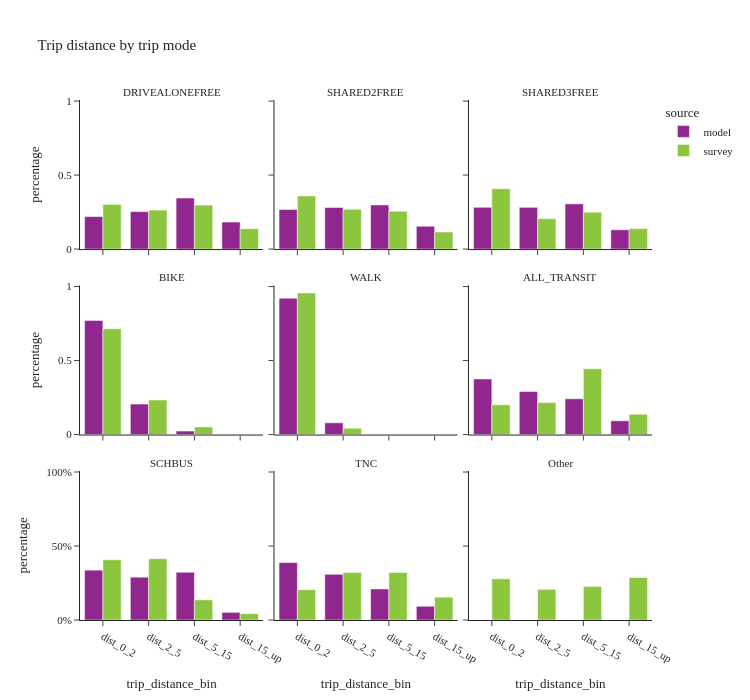

The notebook cell saved with this chart:
### Markdown cell above
## trip destination by mode

### Code cell
util.plot_share_facetbar(trip_data, 'trip_weight', share_col="trip_distance_bin", title="Trip distance by trip mode", 
                            facet_col="trip_mode_transit_agg", facet_col_wrap=3, height=700, orientation='v')

### Figure 1 — Plotly figure (JSON) as saved in the notebook; plotly's stock layout.template omitted (floating-point values rounded to 4 significant figures)
{"data": [{"alignmentgroup": "True", "customdata": [[1384555], [1594928], [2171429], [1150997]], "hovertemplate": "source=model<br>trip_mode_transit_agg=DRIVEALONEFREE<br>trip_distance_bin=%{x}<br>percentage=%{y}<br>sample_size=%{customdata[0]}<extra></extra>", "legendgroup": "model", "marker": {"color": "#91268F", "pattern": {"shape": ""}}, "name": "model", "offsetgroup": "model", "orientation": "v", "showlegend": true, "textposition": "auto", "type": "bar", "x": ["dist_0_2", "dist_2_5", "dist_5_15", "dist_15_up"], "xaxis": "x7", "y": [0.2197, 0.2531, 0.3446, 0.1826], "yaxis": "y7"}, {"alignmentgroup": "True", "customdata": [[644816], [677236], [719082], [370894]], "hovertemplate": "source=model<br>trip_mode_transit_agg=SHARED2FREE<br>trip_distance_bin=%{x}<br>percentage=%{y}<br>sample_size=%{customdata[0]}<extra></extra>", "legendgroup": "model", "marker": {"color": "#91268F", "pattern": {"shape": ""}}, "name": "model", "offsetgroup": "model", "orientation": "v", "showlegend": false, "textposition": "auto", "type": "bar", "x": ["dist_0_2", "dist_2_5", "dist_5_15", "dist_15_up"], "xaxis": "x8", "y": [0.2673, 0.2808, 0.2981, 0.1538], "yaxis": "y8"}, {"alignmentgroup": "True", "customdata": [[470244], [469669], [508914], [216991]], "hovertemplate": "source=model<br>trip_mode_transit_agg=SHARED3FREE<br>trip_distance_bin=%{x}<br>percentage=%{y}<br>sample_size=%{customdata[0]}<extra></extra>", "legendgroup": "model", "marker": {"color": "#91268F", "pattern": {"shape": ""}}, "name": "model", "offsetgroup": "model", "orientation": "v", "showlegend": false, "textposition": "auto", "type": "bar", "x": ["dist_0_2", "dist_2_5", "dist_5_15", "dist_15_up"], "xaxis": "x9", "y": [0.2823, 0.2819, 0.3055, 0.1303], "yaxis": "y9"}, {"alignmentgroup": "True", "customdata": [[159534], [42527], [4776], [49]], "hovertemplate": "source=model<br>trip_mode_transit_agg=BIKE<br>trip_distance_bin=%{x}<br>percentage=%{y}<br>sample_size=%{customdata[0]}<extra></extra>", "legendgroup": "model", "marker": {"color": "#91268F", "pattern": {"shape": ""}}, "name": "model", "offsetgroup": "model", "orientation": "v", "showlegend": false, "textposition": "auto", "type": "bar", "x": ["dist_0_2", "dist_2_5", "dist_5_15", "dist_15_up"], "xaxis": "x4", "y": [0.7711, 0.2056, 0.02309, 0.0002368], "yaxis": "y4"}, {"alignmentgroup": "True", "customdata": [[1473863], [126186], [63]], "hovertemplate": "source=model<br>trip_mode_transit_agg=WALK<br>trip_distance_bin=%{x}<br>percentage=%{y}<br>sample_size=%{customdata[0]}<extra></extra>", "legendgroup": "model", "marker": {"color": "#91268F", "pattern": {"shape": ""}}, "name": "model", "offsetgroup": "model", "orientation": "v", "showlegend": false, "textposition": "auto", "type": "bar", "x": ["dist_0_2", "dist_2_5", "dist_5_15"], "xaxis": "x5", "y": [0.9211, 0.07886, 3.937e-05], "yaxis": "y5"}, {"alignmentgroup": "True", "customdata": [[104476], [80926], [67067], [25779]], "hovertemplate": "source=model<br>trip_mode_transit_agg=ALL_TRANSIT<br>trip_distance_bin=%{x}<br>percentage=%{y}<br>sample_size=%{customdata[0]}<extra></extra>", "legendgroup": "model", "marker": {"color": "#91268F", "pattern": {"shape": ""}}, "name": "model", "offsetgroup": "model", "orientation": "v", "showlegend": false, "textposition": "auto", "type": "bar", "x": ["dist_0_2", "dist_2_5", "dist_5_15", "dist_15_up"], "xaxis": "x6", "y": [0.3755, 0.2908, 0.241, 0.09265], "yaxis": "y6"}, {"alignmentgroup": "True", "customdata": [[79072], [67915], [75748], [12084]], "hovertemplate": "source=model<br>trip_mode_transit_agg=SCHBUS<br>trip_distance_bin=%{x}<br>percentage=%{y}<br>sample_size=%{customdata[0]}<extra></extra>", "legendgroup": "model", "marker": {"color": "#91268F", "pattern": {"shape": ""}}, "name": "model", "offsetgroup": "model", "orientation": "v", "showlegend": false, "textposition": "auto", "type": "bar", "x": ["dist_0_2", "dist_2_5", "dist_5_15", "dist_15_up"], "xaxis": "x", "y": [0.3367, 0.2892, 0.3226, 0.05146], "yaxis": "y"}, {"alignmentgroup": "True", "customdata": [[50082], [39819], [27067], [12039]], "hovertemplate": "source=model<br>trip_mode_transit_agg=TNC<br>trip_distance_bin=%{x}<br>percentage=%{y}<br>sample_size=%{customdata[0]}<extra></extra>", "legendgroup": "model", "marker": {"color": "#91268F", "pattern": {"shape": ""}}, "name": "model", "offsetgroup": "model", "orientation": "v", "showlegend": false, "textposition": "auto", "type": "bar", "x": ["dist_0_2", "dist_2_5", "dist_5_15", "dist_15_up"], "xaxis": "x2", "y": [0.3882, 0.3087, 0.2098, 0.09332], "yaxis": "y2"}, {"alignmentgroup": "True", "customdata": [[4963], [4104], [4152], [1784]], "hovertemplate": "source=survey<br>trip_mode_transit_agg=DRIVEALONEFREE<br>trip_distance_bin=%{x}<br>percentage=%{y}<br>sample_size=%{customdata[0]}<extra></extra>", "legendgroup": "survey", "marker": {"color": "#8CC63E", "pattern": {"shape": ""}}, "name": "survey", "offsetgroup": "survey", "orientation": "v", "showlegend": true, "textposition": "auto", "type": "bar", "x": ["dist_0_2", "dist_2_5", "dist_5_15", "dist_15_up"], "xaxis": "x7", "y": [0.302, 0.2635, 0.2971, 0.1374], "yaxis": "y7"}, {"alignmentgroup": "True", "customdata": [[2518], [2156], [1699], [658]], "hovertemplate": "source=survey<br>trip_mode_transit_agg=SHARED2FREE<br>trip_distance_bin=%{x}<br>percentage=%{y}<br>sample_size=%{customdata[0]}<extra></extra>", "legendgroup": "survey", "marker": {"color": "#8CC63E", "pattern": {"shape": ""}}, "name": "survey", "offsetgroup": "survey", "orientation": "v", "showlegend": false, "textposition": "auto", "type": "bar", "x": ["dist_0_2", "dist_2_5", "dist_5_15", "dist_15_up"], "xaxis": "x8", "y": [0.3593, 0.2689, 0.2559, 0.1159], "yaxis": "y8"}, {"alignmentgroup": "True", "customdata": [[1635], [1269], [1109], [481]], "hovertemplate": "source=survey<br>trip_mode_transit_agg=SHARED3FREE<br>trip_distance_bin=%{x}<br>percentage=%{y}<br>sample_size=%{customdata[0]}<extra></extra>", "legendgroup": "survey", "marker": {"color": "#8CC63E", "pattern": {"shape": ""}}, "name": "survey", "offsetgroup": "survey", "orientation": "v", "showlegend": false, "textposition": "auto", "type": "bar", "x": ["dist_0_2", "dist_2_5", "dist_5_15", "dist_15_up"], "xaxis": "x9", "y": [0.4073, 0.2053, 0.2493, 0.1381], "yaxis": "y9"}, {"alignmentgroup": "True", "customdata": [[532], [296], [20]], "hovertemplate": "source=survey<br>trip_mode_transit_agg=BIKE<br>trip_distance_bin=%{x}<br>percentage=%{y}<br>sample_size=%{customdata[0]}<extra></extra>", "legendgroup": "survey", "marker": {"color": "#8CC63E", "pattern": {"shape": ""}}, "name": "survey", "offsetgroup": "survey", "orientation": "v", "showlegend": false, "textposition": "auto", "type": "bar", "x": ["dist_0_2", "dist_2_5", "dist_5_15"], "xaxis": "x4", "y": [0.7149, 0.2335, 0.05169], "yaxis": "y4"}, {"alignmentgroup": "True", "customdata": [[7824], [364], [16]], "hovertemplate": "source=survey<br>trip_mode_transit_agg=WALK<br>trip_distance_bin=%{x}<br>percentage=%{y}<br>sample_size=%{customdata[0]}<extra></extra>", "legendgroup": "survey", "marker": {"color": "#8CC63E", "pattern": {"shape": ""}}, "name": "survey", "offsetgroup": "survey", "orientation": "v", "showlegend": false, "textposition": "auto", "type": "bar", "x": ["dist_0_2", "dist_2_5", "dist_5_15"], "xaxis": "x5", "y": [0.9569, 0.04249, 0.0005905], "yaxis": "y5"}, {"alignmentgroup": "True", "customdata": [[496], [598], [600], [184]], "hovertemplate": "source=survey<br>trip_mode_transit_agg=ALL_TRANSIT<br>trip_distance_bin=%{x}<br>percentage=%{y}<br>sample_size=%{customdata[0]}<extra></extra>", "legendgroup": "survey", "marker": {"color": "#8CC63E", "pattern": {"shape": ""}}, "name": "survey", "offsetgroup": "survey", "orientation": "v", "showlegend": false, "textposition": "auto", "type": "bar", "x": ["dist_0_2", "dist_2_5", "dist_5_15", "dist_15_up"], "xaxis": "x6", "y": [0.2012, 0.2172, 0.4442, 0.1374], "yaxis": "y6"}, {"alignmentgroup": "True", "customdata": [[134], [137], [35], [9]], "hovertemplate": "source=survey<br>trip_mode_transit_agg=SCHBUS<br>trip_distance_bin=%{x}<br>percentage=%{y}<br>sample_size=%{customdata[0]}<extra></extra>", "legendgroup": "survey", "marker": {"color": "#8CC63E", "pattern": {"shape": ""}}, "name": "survey", "offsetgroup": "survey", "orientation": "v", "showlegend": false, "textposition": "auto", "type": "bar", "x": ["dist_0_2", "dist_2_5", "dist_5_15", "dist_15_up"], "xaxis": "x", "y": [0.4071, 0.4138, 0.1363, 0.04283], "yaxis": "y"}, {"alignmentgroup": "True", "customdata": [[51], [53], [54], [22]], "hovertemplate": "source=survey<br>trip_mode_transit_agg=TNC<br>trip_distance_bin=%{x}<br>percentage=%{y}<br>sample_size=%{customdata[0]}<extra></extra>", "legendgroup": "survey", "marker": {"color": "#8CC63E", "pattern": {"shape": ""}}, "name": "survey", "offsetgroup": "survey", "orientation": "v", "showlegend": false, "textposition": "auto", "type": "bar", "x": ["dist_0_2", "dist_2_5", "dist_5_15", "dist_15_up"], "xaxis": "x2", "y": [0.2047, 0.3204, 0.3205, 0.1544], "yaxis": "y2"}, {"alignmentgroup": "True", "customdata": [[345], [103], [168], [151]], "hovertemplate": "source=survey<br>trip_mode_transit_agg=Other<br>trip_distance_bin=%{x}<br>percentage=%{y}<br>sample_size=%{customdata[0]}<extra></extra>", "legendgroup": "survey", "marker": {"color": "#8CC63E", "pattern": {"shape": ""}}, "name": "survey", "offsetgroup": "survey", "orientation": "v", "showlegend": false, "textposition": "auto", "type": "bar", "x": ["dist_0_2", "dist_2_5", "dist_5_15", "dist_15_up"], "xaxis": "x3", "y": [0.2784, 0.2072, 0.227, 0.2874], "yaxis": "y3"}], "layout": {"annotations": [{"font": {}, "showarrow": false, "text": "SCHBUS", "x": 0.16, "xanchor": "center", "xref": "paper", "y": 0.2867, "yanchor": "bottom", "yref": "paper"}, {"font": {}, "showarrow": false, "text": "TNC", "x": 0.5, "xanchor": "center", "xref": "paper", "y": 0.2867, "yanchor": "bottom", "yref": "paper"}, {"font": {}, "showarrow": false, "text": "Other", "x": 0.84, "xanchor": "center", "xref": "paper", "y": 0.2867, "yanchor": "bottom", "yref": "paper"}, {"font": {}, "showarrow": false, "text": "BIKE", "x": 0.16, "xanchor": "center", "xref": "paper", "y": 0.6433, "yanchor": "bottom", "yref": "paper"}, {"font": {}, "showarrow": false, "text": "WALK", "x": 0.5, "xanchor": "center", "xref": "paper", "y": 0.6433, "yanchor": "bottom", "yref": "paper"}, {"font": {}, "showarrow": false, "text": "ALL_TRANSIT", "x": 0.84, "xanchor": "center", "xref": "paper", "y": 0.6433, "yanchor": "bottom", "yref": "paper"}, {"font": {}, "showarrow": false, "text": "DRIVEALONEFREE", "x": 0.16, "xanchor": "center", "xref": "paper", "y": 1.0, "yanchor": "bottom", "yref": "paper"}, {"font": {}, "showarrow": false, "text": "SHARED2FREE", "x": 0.5, "xanchor": "center", "xref": "paper", "y": 1.0, "yanchor": "bottom", "yref": "paper"}, {"font": {}, "showarrow": false, "text": "SHARED3FREE", "x": 0.84, "xanchor": "center", "xref": "paper", "y": 1.0, "yanchor": "bottom", "yref": "paper"}], "barmode": "group", "height": 700, "legend": {"title": {"text": "source"}, "tracegroupgap": 0}, "title": {"text": "Trip distance by trip mode"}, "width": 750, "xaxis": {"anchor": "y", "domain": [0.0, 0.32], "title": {"text": "trip_distance_bin"}}, "xaxis2": {"anchor": "y2", "domain": [0.34, 0.66], "matches": "x", "title": {"text": "trip_distance_bin"}}, "xaxis3": {"anchor": "y3", "domain": [0.68, 1.0], "matches": "x", "title": {"text": "trip_distance_bin"}}, "xaxis4": {"anchor": "y4", "domain": [0.0, 0.32], "matches": "x", "showticklabels": false}, "xaxis5": {"anchor": "y5", "domain": [0.34, 0.66], "matches": "x", "showticklabels": false}, "xaxis6": {"anchor": "y6", "domain": [0.68, 1.0], "matches": "x", "showticklabels": false}, "xaxis7": {"anchor": "y7", "domain": [0.0, 0.32], "matches": "x", "showticklabels": false}, "xaxis8": {"anchor": "y8", "domain": [0.34, 0.66], "matches": "x", "showticklabels": false}, "xaxis9": {"anchor": "y9", "domain": [0.68, 1.0], "matches": "x", "showticklabels": false}, "yaxis": {"anchor": "x", "domain": [0.0, 0.2867], "tickformat": ".0%", "title": {"text": "percentage"}}, "yaxis2": {"anchor": "x2", "domain": [0.0, 0.2867], "matches": "y", "showticklabels": false, "tickformat": ".0%"}, "yaxis3": {"anchor": "x3", "domain": [0.0, 0.2867], "matches": "y", "showticklabels": false}, "yaxis4": {"anchor": "x4", "domain": [0.3567, 0.6433], "matches": "y", "title": {"text": "percentage"}}, "yaxis5": {"anchor": "x5", "domain": [0.3567, 0.6433], "matches": "y", "showticklabels": false}, "yaxis6": {"anchor": "x6", "domain": [0.3567, 0.6433], "matches": "y", "showticklabels": false}, "yaxis7": {"anchor": "x7", "domain": [0.7133, 1.0], "matches": "y", "title": {"text": "percentage"}}, "yaxis8": {"anchor": "x8", "domain": [0.7133, 1.0], "matches": "y", "showticklabels": false}, "yaxis9": {"anchor": "x9", "domain": [0.7133, 1.0], "matches": "y", "showticklabels": false}}}
